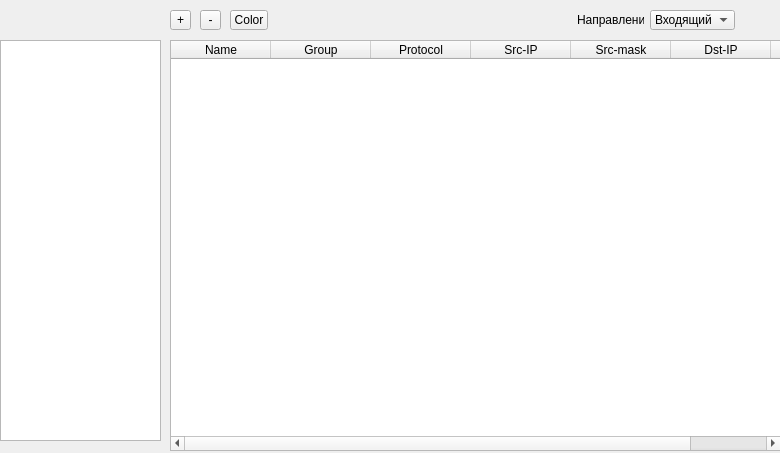
<ui version="4.0" >
 <class>Dialog</class>
 <widget class="QDialog" name="Dialog" >
  <property name="geometry" >
   <rect>
    <x>0</x>
    <y>0</y>
    <width>780</width>
    <height>453</height>
   </rect>
  </property>
  <property name="windowTitle" >
   <string>Dialog</string>
  </property>
  <widget class="QToolButton" name="toolButton_4" >
   <property name="geometry" >
    <rect>
     <x>170</x>
     <y>10</y>
     <width>21</width>
     <height>20</height>
    </rect>
   </property>
   <property name="text" >
    <string>+</string>
   </property>
  </widget>
  <widget class="QToolButton" name="toolButton_5" >
   <property name="geometry" >
    <rect>
     <x>200</x>
     <y>10</y>
     <width>21</width>
     <height>20</height>
    </rect>
   </property>
   <property name="text" >
    <string>-</string>
   </property>
  </widget>
  <widget class="QLabel" name="label_2" >
   <property name="geometry" >
    <rect>
     <x>577</x>
     <y>10</y>
     <width>67</width>
     <height>20</height>
    </rect>
   </property>
   <property name="text" >
    <string>Направление</string>
   </property>
   <property name="buddy" >
    <cstring>comboBox</cstring>
   </property>
  </widget>
  <widget class="QToolButton" name="toolButton" >
   <property name="geometry" >
    <rect>
     <x>230</x>
     <y>10</y>
     <width>38</width>
     <height>20</height>
    </rect>
   </property>
   <property name="text" >
    <string>Color</string>
   </property>
  </widget>
  <widget class="QComboBox" name="comboBox" >
   <property name="geometry" >
    <rect>
     <x>650</x>
     <y>10</y>
     <width>85</width>
     <height>20</height>
    </rect>
   </property>
   <item>
    <property name="text" >
     <string>Входящий</string>
    </property>
   </item>
   <item>
    <property name="text" >
     <string>Исходящий</string>
    </property>
   </item>
   <item>
    <property name="text" >
     <string>Локальный</string>
    </property>
   </item>
  </widget>
  <widget class="QTableWidget" name="tableWidget" >
   <property name="geometry" >
    <rect>
     <x>170</x>
     <y>40</y>
     <width>611</width>
     <height>411</height>
    </rect>
   </property>
   <property name="frameShape" >
    <enum>QFrame::StyledPanel</enum>
   </property>
   <property name="frameShadow" >
    <enum>QFrame::Sunken</enum>
   </property>
   <property name="lineWidth" >
    <number>1</number>
   </property>
   <property name="selectionMode" >
    <enum>QAbstractItemView::SingleSelection</enum>
   </property>
   <property name="selectionBehavior" >
    <enum>QAbstractItemView::SelectRows</enum>
   </property>
   <property name="verticalScrollMode" >
    <enum>QAbstractItemView::ScrollPerPixel</enum>
   </property>
   <property name="horizontalScrollMode" >
    <enum>QAbstractItemView::ScrollPerPixel</enum>
   </property>
   <column>
    <property name="text" >
     <string>Name</string>
    </property>
   </column>
   <column>
    <property name="text" >
     <string>Group</string>
    </property>
   </column>
   <column>
    <property name="text" >
     <string>Protocol</string>
    </property>
   </column>
   <column>
    <property name="text" >
     <string>Src-IP</string>
    </property>
   </column>
   <column>
    <property name="text" >
     <string>Src-mask</string>
    </property>
   </column>
   <column>
    <property name="text" >
     <string>Dst-IP</string>
    </property>
   </column>
   <column>
    <property name="text" >
     <string>Dst-Mask</string>
    </property>
   </column>
  </widget>
  <widget class="QListWidget" name="listWidget" >
   <property name="geometry" >
    <rect>
     <x>0</x>
     <y>40</y>
     <width>161</width>
     <height>401</height>
    </rect>
   </property>
  </widget>
 </widget>
 <resources/>
 <connections/>
</ui>
